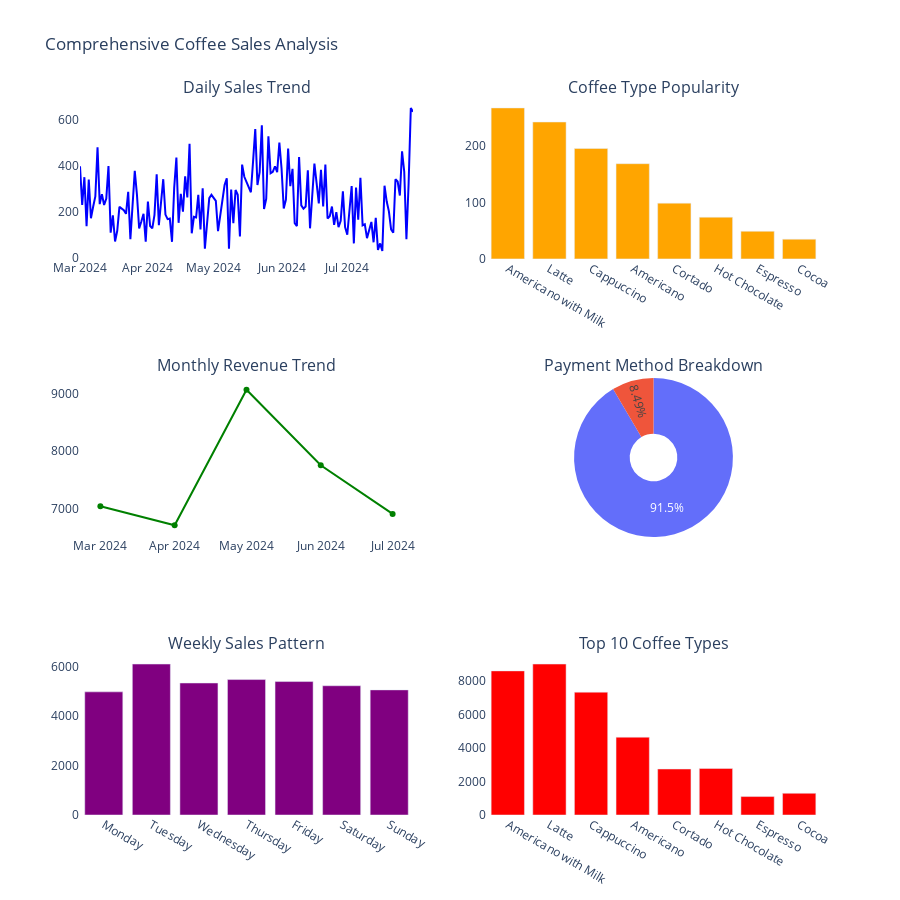

The notebook cell this image was saved under:
### Code cell
import pandas as pd
import numpy as np
import plotly.express as px
import plotly.graph_objects as go
from plotly.subplots import make_subplots

# Get the coffee sales data
df = pd.read_csv("index.csv")

# Convert date and datetime columns to proper datetime format
df['date'] = pd.to_datetime(df['date'])
df['datetime'] = pd.to_datetime(df['datetime'])

# Summary statistics
summary_stats = df.describe(include='all')

# Sales by date
daily_sales = df.groupby('date').agg({
    'money': ['sum', 'count', 'mean'],
    'coffee_name': 'count'
}).reset_index()
daily_sales.columns = ['date', 'total_revenue', 'transaction_count', 'avg_transaction', 'coffee_count']

# Sales by coffee type
coffee_sales = df.groupby('coffee_name').agg({
    'money': ['sum', 'count', 'mean'],
    'date': 'nunique'
}).reset_index()
coffee_sales.columns = ['coffee_name', 'total_revenue', 'total_sales', 'avg_price', 'days_sold']
coffee_sales = coffee_sales.sort_values('total_sales', ascending=False)

# Payment method analysis
payment_analysis = df.groupby('cash_type').agg({
    'money': ['sum', 'count', 'mean'],
    'coffee_name': 'count'
}).reset_index()
payment_analysis.columns = ['payment_method', 'total_revenue', 'transaction_count', 'avg_transaction', 'coffee_count']

# Monthly sales
df['month'] = df['date'].dt.to_period('M')
monthly_sales = df.groupby('month').agg({
    'money': ['sum', 'count'],
    'coffee_name': 'count'
}).reset_index()
monthly_sales.columns = ['month', 'total_revenue', 'transaction_count', 'coffee_count']
monthly_sales['month'] = monthly_sales['month'].dt.to_timestamp()

# Weekly pattern analysis
df['day_of_week'] = df['date'].dt.day_name()
weekly_sales = df.groupby('day_of_week').agg({
    'money': ['sum', 'count'],
    'coffee_name': 'count'
}).reset_index()
weekly_sales.columns = ['day_of_week', 'total_revenue', 'transaction_count', 'coffee_count']

# Create subplots for comprehensive visualization
fig = make_subplots(
    rows=3, cols=2,
    subplot_titles=(
        'Daily Sales Trend',
        'Coffee Type Popularity',
        'Monthly Revenue Trend',
        'Payment Method Breakdown',
        'Weekly Sales Pattern',
        'Top 10 Coffee Types'
    ),
    specs=[[{"secondary_y": False}, {"secondary_y": False}],
           [{"secondary_y": False}, {"type": "domain"}],
           [{"secondary_y": False}, {"secondary_y": False}]]
)

# Daily sales trend
fig.add_trace(
    go.Scatter(x=daily_sales['date'], y=daily_sales['total_revenue'],
               name='Daily Revenue', line=dict(color='blue')),
    row=1, col=1
)

# Coffee type popularity (top 10)
top_coffees = coffee_sales.head(10)
fig.add_trace(
    go.Bar(x=top_coffees['coffee_name'], y=top_coffees['total_sales'],
           name='Top Coffee Types', marker_color='orange'),
    row=1, col=2
)

# Monthly revenue trend
fig.add_trace(
    go.Scatter(x=monthly_sales['month'], y=monthly_sales['total_revenue'],
               name='Monthly Revenue', line=dict(color='green')),
    row=2, col=1
)

# Payment method breakdown
fig.add_trace(
    go.Pie(labels=payment_analysis['payment_method'], values=payment_analysis['total_revenue'],
           name='Payment Methods', hole=0.3),
    row=2, col=2
)

# Weekly sales pattern
fig.add_trace(
    go.Bar(x=weekly_sales['day_of_week'], y=weekly_sales['total_revenue'],
           name='Weekly Pattern', marker_color='purple'),
    row=3, col=1
)

# Top 10 coffee types by revenue
top_revenue_coffees = coffee_sales.head(10)
fig.add_trace(
    go.Bar(x=top_revenue_coffees['coffee_name'], y=top_revenue_coffees['total_revenue'],
           name='Top Revenue Coffees', marker_color='red'),
    row=3, col=2
)

# Update layout
fig.update_layout(
    title='Comprehensive Coffee Sales Analysis',
    height=900,
    showlegend=False,
    plot_bgcolor='white'
)

# Update x-axis for weekly pattern to show proper order
day_order = ['Monday', 'Tuesday', 'Wednesday', 'Thursday', 'Friday', 'Saturday', 'Sunday']
fig.update_xaxes(categoryorder='array', categoryarray=day_order, row=3, col=1)

fig.show()

### Figure 1 — Plotly figure (JSON) as saved in the notebook; plotly's stock layout.template omitted (floating-point values rounded to 4 significant figures; data arrays with more than 128 entries replaced by an {"elided": "..."} marker saying what was removed)
{"data": [{"line": {"color": "blue"}, "name": "Daily Revenue", "type": "scatter", "x": {"elided": "150 str values"}, "xaxis": "x", "y": {"elided": "150 float values"}, "yaxis": "y"}, {"marker": {"color": "orange"}, "name": "Top Coffee Types", "type": "bar", "x": ["Americano with Milk", "Latte", "Cappuccino", "Americano", "Cortado", "Hot Chocolate", "Espresso", "Cocoa"], "xaxis": "x2", "y": [268, 243, 196, 169, 99, 74, 49, 35], "yaxis": "y2"}, {"line": {"color": "green"}, "name": "Monthly Revenue", "type": "scatter", "x": ["2024-03-01T00:00:00.000000000", "2024-04-01T00:00:00.000000000", "2024-05-01T00:00:00.000000000", "2024-06-01T00:00:00.000000000", "2024-07-01T00:00:00.000000000"], "xaxis": "x3", "y": [7050.0, 6721.0, 9063.0, 7759.0, 6916.0], "yaxis": "y3"}, {"domain": {"x": [0.55, 1], "y": [0.3889, 0.6111]}, "hole": 0.3, "labels": ["card", "cash"], "name": "Payment Methods", "type": "pie", "values": [34320.0, 3186.0]}, {"marker": {"color": "purple"}, "name": "Weekly Pattern", "type": "bar", "x": ["Friday", "Monday", "Saturday", "Sunday", "Thursday", "Tuesday", "Wednesday"], "xaxis": "x4", "y": [5386.0, 4970.0, 5216.0, 5050.0, 5467.0, 6092.0, 5327.0], "yaxis": "y4"}, {"marker": {"color": "red"}, "name": "Top Revenue Coffees", "type": "bar", "x": ["Americano with Milk", "Latte", "Cappuccino", "Americano", "Cortado", "Hot Chocolate", "Espresso", "Cocoa"], "xaxis": "x5", "y": [8602.0, 9009.0, 7333.0, 4645.0, 2745.0, 2778.0, 1101.0, 1296.0], "yaxis": "y5"}], "layout": {"annotations": [{"font": {"size": 16}, "showarrow": false, "text": "Daily Sales Trend", "x": 0.225, "xanchor": "center", "xref": "paper", "y": 1, "yanchor": "bottom", "yref": "paper"}, {"font": {"size": 16}, "showarrow": false, "text": "Coffee Type Popularity", "x": 0.775, "xanchor": "center", "xref": "paper", "y": 1, "yanchor": "bottom", "yref": "paper"}, {"font": {"size": 16}, "showarrow": false, "text": "Monthly Revenue Trend", "x": 0.225, "xanchor": "center", "xref": "paper", "y": 0.6111, "yanchor": "bottom", "yref": "paper"}, {"font": {"size": 16}, "showarrow": false, "text": "Payment Method Breakdown", "x": 0.775, "xanchor": "center", "xref": "paper", "y": 0.6111, "yanchor": "bottom", "yref": "paper"}, {"font": {"size": 16}, "showarrow": false, "text": "Weekly Sales Pattern", "x": 0.225, "xanchor": "center", "xref": "paper", "y": 0.2222, "yanchor": "bottom", "yref": "paper"}, {"font": {"size": 16}, "showarrow": false, "text": "Top 10 Coffee Types", "x": 0.775, "xanchor": "center", "xref": "paper", "y": 0.2222, "yanchor": "bottom", "yref": "paper"}], "height": 900, "plot_bgcolor": "white", "showlegend": false, "title": {"text": "Comprehensive Coffee Sales Analysis"}, "xaxis": {"anchor": "y", "domain": [0, 0.45]}, "xaxis2": {"anchor": "y2", "domain": [0.55, 1]}, "xaxis3": {"anchor": "y3", "domain": [0, 0.45]}, "xaxis4": {"anchor": "y4", "categoryarray": ["Monday", "Tuesday", "Wednesday", "Thursday", "Friday", "Saturday", "Sunday"], "categoryorder": "array", "domain": [0, 0.45]}, "xaxis5": {"anchor": "y5", "domain": [0.55, 1]}, "yaxis": {"anchor": "x", "domain": [0.7778, 1]}, "yaxis2": {"anchor": "x2", "domain": [0.7778, 1]}, "yaxis3": {"anchor": "x3", "domain": [0.3889, 0.6111]}, "yaxis4": {"anchor": "x4", "domain": [0, 0.2222]}, "yaxis5": {"anchor": "x5", "domain": [0, 0.2222]}}}
